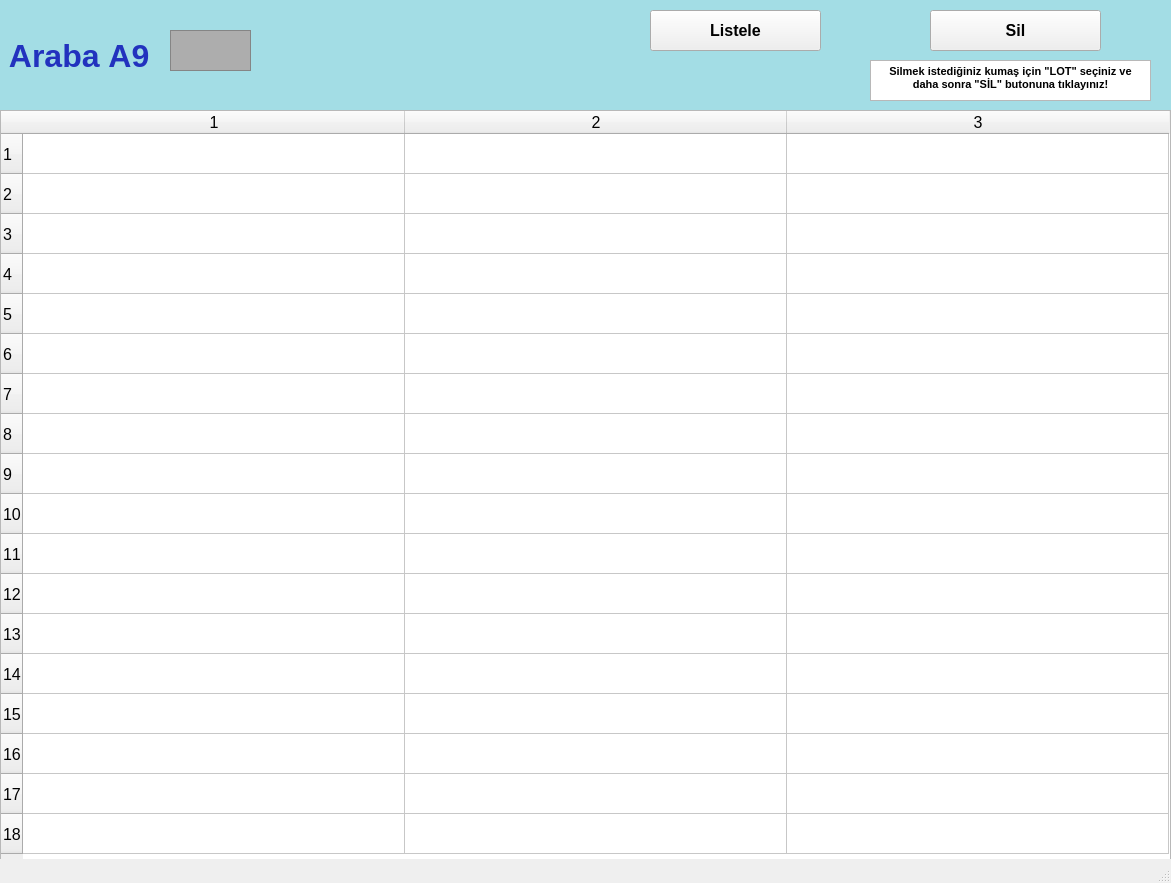
<?xml version="1.0" encoding="UTF-8"?>
<ui version="4.0">
 <class>arabalarA9_ekran</class>
 <widget class="QMainWindow" name="arabalarA9_ekran">
  <property name="geometry">
   <rect>
    <x>0</x>
    <y>0</y>
    <width>1171</width>
    <height>883</height>
   </rect>
  </property>
  <property name="font">
   <font>
    <pointsize>12</pointsize>
    <weight>50</weight>
    <bold>false</bold>
    <kerning>false</kerning>
   </font>
  </property>
  <property name="windowTitle">
   <string/>
  </property>
  <widget class="QWidget" name="centralwidget">
   <widget class="QLabel" name="arabaA1yazi_lbl">
    <property name="geometry">
     <rect>
      <x>0</x>
      <y>0</y>
      <width>1171</width>
      <height>111</height>
     </rect>
    </property>
    <property name="font">
     <font>
      <pointsize>24</pointsize>
      <weight>75</weight>
      <bold>true</bold>
     </font>
    </property>
    <property name="styleSheet">
     <string notr="true">background-color: rgb(163, 221, 229);
color: rgb(34, 50, 190);</string>
    </property>
    <property name="text">
     <string> Araba A9</string>
    </property>
   </widget>
   <widget class="QFrame" name="arabaA1_img">
    <property name="geometry">
     <rect>
      <x>170</x>
      <y>30</y>
      <width>81</width>
      <height>41</height>
     </rect>
    </property>
    <property name="styleSheet">
     <string notr="true">background-color: rgb(173, 173, 173);</string>
    </property>
    <property name="frameShape">
     <enum>QFrame::StyledPanel</enum>
    </property>
    <property name="frameShadow">
     <enum>QFrame::Raised</enum>
    </property>
   </widget>
   <widget class="QPushButton" name="listele9_btn">
    <property name="geometry">
     <rect>
      <x>650</x>
      <y>10</y>
      <width>171</width>
      <height>41</height>
     </rect>
    </property>
    <property name="font">
     <font>
      <pointsize>12</pointsize>
      <weight>75</weight>
      <bold>true</bold>
     </font>
    </property>
    <property name="text">
     <string>Listele</string>
    </property>
   </widget>
   <widget class="QTableWidget" name="A9_tw">
    <property name="geometry">
     <rect>
      <x>0</x>
      <y>110</y>
      <width>1171</width>
      <height>751</height>
     </rect>
    </property>
    <property name="baseSize">
     <size>
      <width>0</width>
      <height>0</height>
     </size>
    </property>
    <property name="rowCount">
     <number>18</number>
    </property>
    <property name="columnCount">
     <number>3</number>
    </property>
    <attribute name="horizontalHeaderVisible">
     <bool>true</bool>
    </attribute>
    <attribute name="horizontalHeaderCascadingSectionResizes">
     <bool>false</bool>
    </attribute>
    <attribute name="horizontalHeaderDefaultSectionSize">
     <number>382</number>
    </attribute>
    <attribute name="horizontalHeaderMinimumSectionSize">
     <number>38</number>
    </attribute>
    <attribute name="verticalHeaderDefaultSectionSize">
     <number>40</number>
    </attribute>
    <attribute name="verticalHeaderMinimumSectionSize">
     <number>23</number>
    </attribute>
    <row/>
    <row/>
    <row/>
    <row/>
    <row/>
    <row/>
    <row/>
    <row/>
    <row/>
    <row/>
    <row/>
    <row/>
    <row/>
    <row/>
    <row/>
    <row/>
    <row/>
    <row/>
    <column/>
    <column/>
    <column/>
   </widget>
   <widget class="QPushButton" name="sil9_btn">
    <property name="geometry">
     <rect>
      <x>930</x>
      <y>10</y>
      <width>171</width>
      <height>41</height>
     </rect>
    </property>
    <property name="font">
     <font>
      <pointsize>12</pointsize>
      <weight>75</weight>
      <bold>true</bold>
     </font>
    </property>
    <property name="text">
     <string>Sil</string>
    </property>
   </widget>
   <widget class="QTextBrowser" name="textBrowser">
    <property name="geometry">
     <rect>
      <x>870</x>
      <y>60</y>
      <width>281</width>
      <height>41</height>
     </rect>
    </property>
    <property name="html">
     <string>&lt;!DOCTYPE HTML PUBLIC &quot;-//W3C//DTD HTML 4.0//EN&quot; &quot;http://www.w3.org/TR/REC-html40/strict.dtd&quot;&gt;
&lt;html&gt;&lt;head&gt;&lt;meta name=&quot;qrichtext&quot; content=&quot;1&quot; /&gt;&lt;style type=&quot;text/css&quot;&gt;
p, li { white-space: pre-wrap; }
&lt;/style&gt;&lt;/head&gt;&lt;body style=&quot; font-family:'MS Shell Dlg 2'; font-size:12pt; font-weight:400; font-style:normal;&quot;&gt;
&lt;p align=&quot;center&quot; style=&quot; margin-top:0px; margin-bottom:0px; margin-left:0px; margin-right:0px; -qt-block-indent:0; text-indent:0px;&quot;&gt;&lt;span style=&quot; font-size:8pt; font-weight:600;&quot;&gt;Silmek istediğiniz kumaş için &amp;quot;LOT&amp;quot; seçiniz ve daha sonra &amp;quot;SİL&amp;quot; butonuna tıklayınız!&lt;/span&gt;&lt;/p&gt;&lt;/body&gt;&lt;/html&gt;</string>
    </property>
   </widget>
  </widget>
  <widget class="QStatusBar" name="statusbar"/>
 </widget>
 <resources/>
 <connections/>
</ui>
